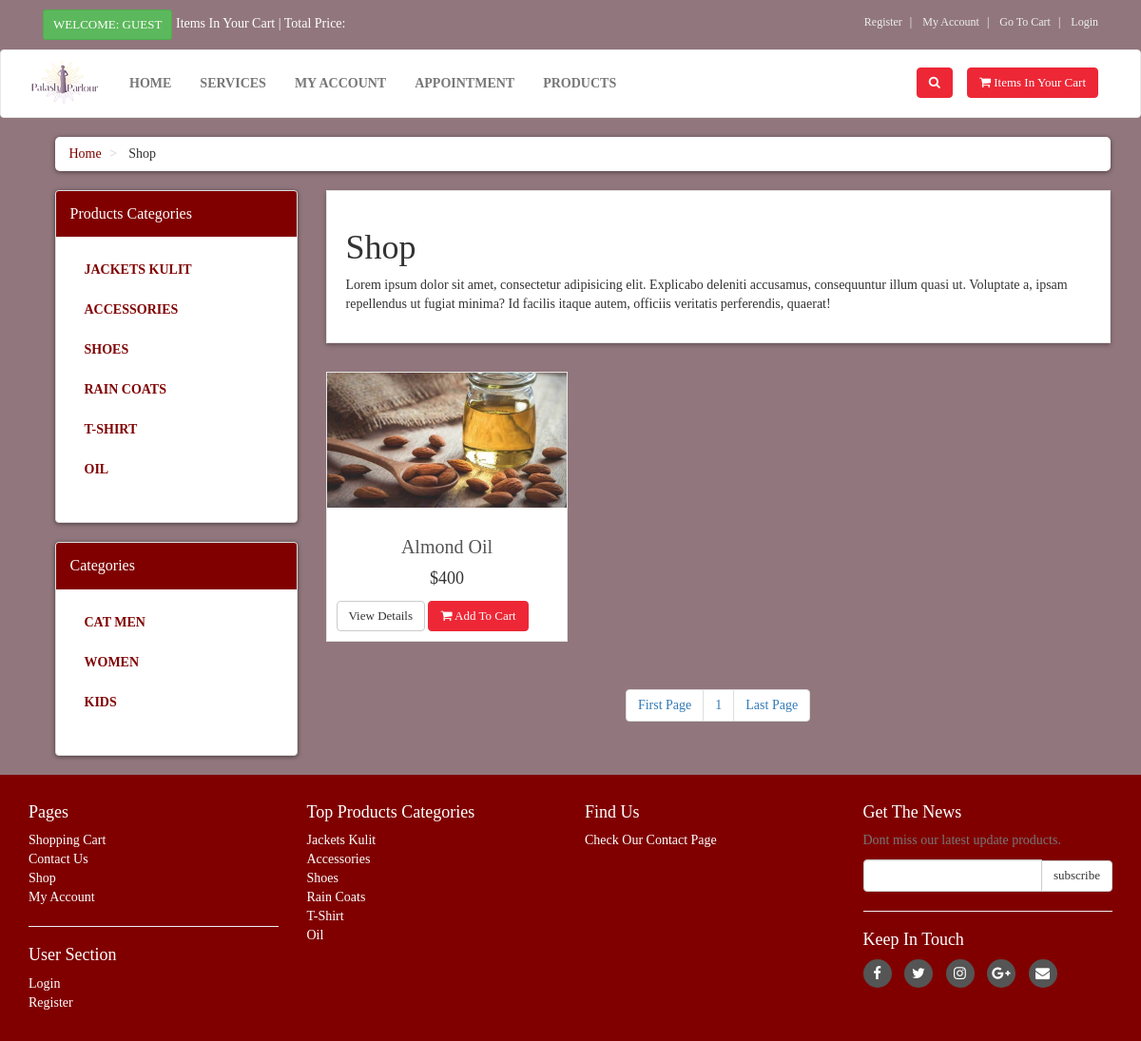
The page /shop.php on the database its author committed.
### tables this page shows
CREATE TABLE `product_categories` (
  `p_cat_id` int(10) NOT NULL,
  `p_cat_title` text NOT NULL,
  `p_cat_desc` text NOT NULL
);

CREATE TABLE `categories` (
  `cat_id` int(10) NOT NULL,
  `cat_title` text NOT NULL,
  `cat_desc` text NOT NULL
);

CREATE TABLE `products` (
  `product_id` int(10) NOT NULL,
  `p_cat_id` int(10) NOT NULL,
  `cat_id` int(10) NOT NULL,
  `date` timestamp NOT NULL DEFAULT CURRENT_TIMESTAMP ON UPDATE CURRENT_TIMESTAMP,
  `product_title` text NOT NULL,
  `product_img1` text NOT NULL,
  `product_img2` text NOT NULL,
  `product_img3` text NOT NULL,
  `product_price` int(10) NOT NULL,
  `product_keywords` text NOT NULL,
  `product_desc` text NOT NULL
);

### shop.php (the view, shortened to what this page needs)
<?php
    include("includes/header.php");
?>
   <div id="content">
       <div class="container">
           <div class="col-md-12">
               <ul class="breadcrumb">
                   <li>
                       <a href="index.php">Home</a>
                   </li>
                   <li>
                       Shop
                   </li>
               </ul>
           </div>
           <div class="col-md-3">
   <?php
    include("includes/sidebar.php");
    ?>
           </div>
           <div class="col-md-9">
             <?php
                if(!isset($_GET['p_cat'])){
                    if(!isset($_GET['cat'])){
                      echo "
                       <div class='box'>
                           <h1>Shop</h1>
                           <p>
                               Lorem ipsum dolor sit amet, consectetur adipisicing elit. Explicabo deleniti accusamus, consequuntur illum quasi ut. Voluptate a, ipsam repellendus ut fugiat minima? Id facilis itaque autem, officiis veritatis perferendis, quaerat!
                           </p>
                       </div>
                       ";
                    }
                   }
               ?>
               <div class="row">
                   <?php
                        if(!isset($_GET['p_cat'])){
                         if(!isset($_GET['cat'])){
                            $per_page=6;
                            if(isset($_GET['page'])){
                                $page = $_GET['page'];
                            }else{
                                $page=1;
                            }
                            $start_from = ($page-1) * $per_page;
                            $get_products = "select * from products order by 1 DESC LIMIT $start_from,$per_page";
                            $run_products = mysqli_query($con,$get_products);
                            while($row_products=mysqli_fetch_array($run_products)){
                                $pro_id = $row_products['product_id'];
                                $pro_title = $row_products['product_title'];
                                $pro_price = $row_products['product_price'];
                                $pro_img1 = $row_products['product_img1'];
                                echo "
                                    <div class='col-md-4 col-sm-6 center-responsive'>
                                        <div class='product'>
                                            <a href='details.php?pro_id=$pro_id'>
                                                <img class='img-responsive' src='admin/product_images/$pro_img1'>
                                            </a>
                                            <div class='text'>
                                                <h3>
                                                    <a href='details.php?pro_id=$pro_id'> $pro_title </a>
                                                </h3>
                                                <p class='price'>
                                                    $$pro_price
                                                </p>
                                                <p class='buttons'>
                                                    <a class='btn btn-default' href='details.php?pro_id=$pro_id'>
                                                        View Details
                                                    </a>
                                                    <a class='btn btn-primary' href='details.php?pro_id=$pro_id'>
                                                        <i class='fa fa-shopping-cart'></i> Add To Cart
                                                    </a>
                                                </p>
                                            </div>
                                        </div>
                                    </div>
                                ";
                        }
                   ?>
               </div>
               <center>
                   <ul class="pagination">
					 <?php
                    $query = "select * from products";
                    $result = mysqli_query($con,$query);
                    $total_records = mysqli_num_rows($result);
                    $total_pages = ceil($total_records / $per_page);
                        echo "
                            <li>
                                <a href='shop.php?page=1'> ".'First Page'." </a>
                            </li>
                        ";
                        for($i=1; $i<=$total_pages; $i++){
                              echo "
                            <li>
                                <a href='shop.php?page=".$i."'> ".$i." </a>
                            </li>
                        ";
                        };
                        echo "
                            <li>
                                <a href='shop.php?page=$total_pages'> ".'Last Page'." </a>
                            </li>
                        ";
					    	}
						}
					 ?>
                   </ul>
               </center>
           </div>
       </div>
   </div>
   <?php
    include("includes/footer.php");
    ?>
</body>
</html>

### functions/functions.php (shortened to what this page needs)
<?php
$db = mysqli_connect("localhost","root","","pms");
function getPCats(){
    global $db;
    $get_p_cats = "select * from product_categories";
    $run_p_cats = mysqli_query($db,$get_p_cats);
    while($row_p_cats=mysqli_fetch_array($run_p_cats)){
        $p_cat_id = $row_p_cats['p_cat_id'];
        $p_cat_title = $row_p_cats['p_cat_title'];
        echo "
            <li>
                <a href='shop.php?p_cat=$p_cat_id'> $p_cat_title </a>
            </li>
        ";
    }
}
function getCats(){
    global $db;
    $get_cats = "select * from categories";
    $run_cats = mysqli_query($db,$get_cats);
    while($row_cats=mysqli_fetch_array($run_cats)){
        $cat_id = $row_cats['cat_id'];
        $cat_title = $row_cats['cat_title'];
        echo "
            <li>
                <a href='shop.php?cat=$cat_id'> $cat_title </a>
            </li>
        ";
    }
}
?>

### includes/footer.php (shortened to what this page needs)
<div id="footer">
    <div class="container">
        <div class="row">
            <div class="col-sm-6 col-md-3">
               <h4>Pages</h4>
                <ul>
                    <li><a href="cart.php">Shopping Cart</a></li>
                    <li><a href="contact.php">Contact Us</a></li>
                    <li><a href="shop.php">Shop</a></li>
                    <li><a href="customer/my_account.php">My Account</a></li>
                </ul>
                <hr>
                <h4>User Section</h4>
                <ul>
                           <?php
                           if(!isset($_SESSION['customer_email'])){
                               echo"<a href='checkout.php'>Login</a>";
                           }else{
                              echo"<a href='customer/my_account.php?my_orders'>My Account</a>";
                           }
                           ?>
                    <li><a href="customer_register.php">Register</a></li>
                </ul>
            </div>
            <div class="com-sm-6 col-md-3">
                <h4>Top Products Categories</h4>
                <ul>
                    <?php
                        $get_p_cats = "select * from product_categories";
                        $run_p_cats = mysqli_query($con,$get_p_cats);
                        while($row_p_cats=mysqli_fetch_array($run_p_cats)){
                            $p_cat_id = $row_p_cats['p_cat_id'];
                            $p_cat_title = $row_p_cats['p_cat_title'];
                            echo "
                                <li>
                                    <a href='shop.php?p_cat=$p_cat_id'>
                                        $p_cat_title
                                    </a>
                                </li>
                            ";
                        }
                    ?>
                </ul>
            </div>
            <div class="col-sm-6 col-md-3">
                <h4>Find Us</h4>
                <a href="#">Check Our Contact Page</a>
            </div>
            <div class="col-sm-6 col-md-3">
                <h4>Get The News</h4>
                <p class="text-muted">
                    Dont miss our latest update products.
                </p>
                <form action="https://feedburner.google.com/fb/a/mailverify" method="post" target="popupwindow" onsubmit="window.open('https://feedburner.google.com/fb/a/mailverify?uri=M-devMedia', 'popupwindow', 'scrollbars=yes,width=550,height=520');return true" method="post">
                    <div class="input-group">
                        <input type="text" class="form-control" name="email">
                        <span class="input-group-btn">
                            <input type="submit" value="subscribe" class="btn btn-default">
                        </span>
                    </div>
                </form>
                <hr>
                <h4>Keep In Touch</h4>
                <p class="social">
                    <a href="#" class="fa fa-facebook"></a>
                    <a href="#" class="fa fa-twitter"></a>
                    <a href="#" class="fa fa-instagram"></a>
                    <a href="#" class="fa fa-google-plus"></a>
                    <a href="#" class="fa fa-envelope"></a>
                </p>
            </div>
        </div>
    </div>
</div>

### styles/style.css (style rules this page uses)
body { font-size: 14px; line-height: 1.42857143; color: #333333; background: rgba(99,62,70,0.7); overflow-x: hidden; font-family: cursive; }
a { color: #800000; }
.btn { font-size: 13px; }
.btn-primary { color: #fff; background: rgb(237,39,54); border-color: rgb(237,39,54); }
.box { background: #ffffff; margin: 0 0 30px; border: solid 1px #e6e6e6; box-sizing: border-box; padding: 20px; box-shadow: 0px 2px 5px rgba(0, 0, 0, .3); }
#content { padding-left: 25px; }
#content .product { background: #ffffff; border: solid 1px #e6e6e6; margin-bottom: 30px; box-sizing: border-box; }
#content .product .text { padding: 10px 10px 0px; }
#content .product .text p.price { font-size: 18px; text-align: center; font-weight: 400; }
#content .product .text h3 { text-align: center; font-size: 20px; }
#content .product .text h3 a { color: rgb(85, 85, 85); }
.breadcrumb { padding: 8px 15px; margin-bottom: 20px; background: #ffffff; border-radius: 5px; box-shadow: 0px 1px 5px rgba(0, 0, 0, .5); }
.breadcrumb> li + li:before { content: ">\00a0"; color: #cccccc; }
#content .panel.sidebar-menu ul.nav.category-menu li a { text-transform: uppercase; font-weight: 600; }
#footer { background: #800000; padding: 20px 0; }
#footer h4 { color: #fff; }
#footer a { color: #fff; padding: 0; text-decoration: none; }
#footer ul { list-style: none; padding-left: 0px; }
#footer .social { text-align: left; }
#footer .social a { margin: 0px 10px 0px 0px; display: inline-block; color: #ffffff; width: 30px; height: 30px; border-radius: 15px; line-height: 30px; font-size: 15px; text-align: center; vertical-align: bottom; background: #555555; text-decoration: none; }

### rows shown on the page
product_categories: p_cat_title "JACKETS KULIT", p_cat_title "Jackets Kulit"
product_categories: p_cat_title "ACCESSORIES", p_cat_title "Accessories"
product_categories: p_cat_title "SHOES", p_cat_title "Shoes"
product_categories: p_cat_title "RAIN COATS", p_cat_title "Rain Coats"
product_categories: p_cat_title "T-SHIRT", p_cat_title "T-Shirt"
product_categories: p_cat_title "OIL", p_cat_title "Oil"
categories: cat_title "CAT MEN"
categories: cat_title "WOMEN"
categories: cat_title "KIDS"
products: product_img1 (picture), product_title "Almond Oil", product_price "400"
